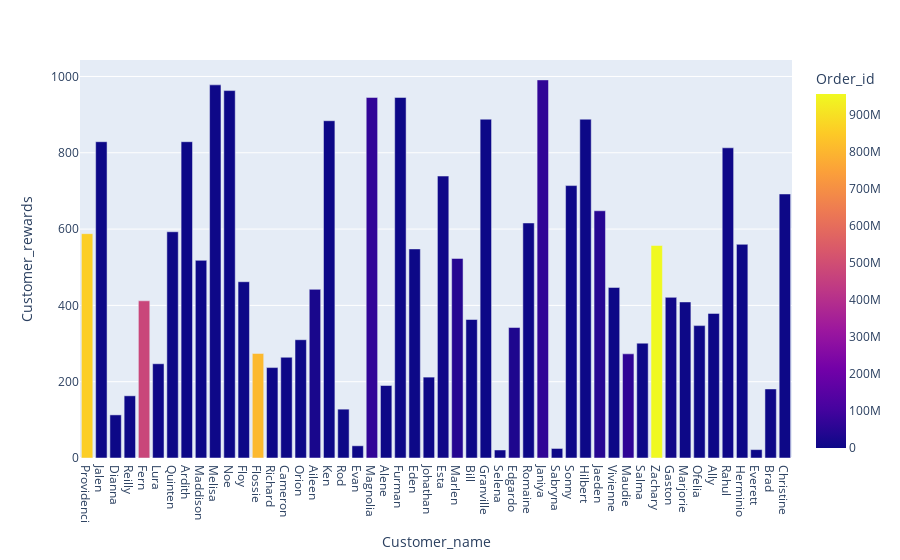

Source (notebook cell):
### Code cell
fig = px.bar(A, x='Customer_name', y='Customer_rewards', color='Order_id',)
fig.show()

### Figure 1 — Plotly figure (JSON) as saved in the notebook; plotly's stock layout.template omitted (floating-point values rounded to 4 significant figures)
{"data": [{"alignmentgroup": "True", "hovertemplate": "Customer_name=%{x}<br>Customer_rewards=%{y}<br>Order_id=%{marker.color}<extra></extra>", "legendgroup": "", "marker": {"color": [857950116, 8, 3, 824, 473133507, 42, 37984, 0, 4276, 2775360, 77, 129529, 806453521, 81897, 5, 6, 22898270, 9, 67, 4, 68581446, 725, 1362, 7851, 91, 6043504, 44543360, 7, 731, 3498208, 31904783, 222, 67359604, 98573, 76449, 766028, 46442287, 60219, 60826736, 8325, 955084872, 9849873, 17, 6502, 7398, 3897904, 53805, 68456, 4589, 69002], "coloraxis": "coloraxis", "pattern": {"shape": ""}}, "name": "", "offsetgroup": "", "orientation": "v", "showlegend": false, "textposition": "auto", "type": "bar", "x": ["Providenci", "Jalen", "Dianna", "Reilly", "Fern", "Lura", "Quinten", "Ardith", "Maddison", "Melisa", "Noe", "Floy", "Flossie", "Richard", "Cameron", "Orion", "Aileen", "Ken", "Rod", "Evan", "Magnolia", "Alene", "Furman", "Eden", "Johathan", "Esta", "Marlen", "Bill", "Granville", "Selena", "Edgardo", "Romaine", "Janiya", "Sabryna", "Sonny", "Hilbert", "Jaeden", "Vivienne", "Maudie", "Salma", "Zachary", "Gaston", "Marjorie", "Ofelia", "Ally", "Rahul", "Herminio", "Everett", "Brad", "Christine"], "xaxis": "x", "y": [588, 829, 113, 163, 412, 247, 593, 829, 518, 978, 963, 462, 274, 237, 264, 310, 442, 884, 128, 32, 945, 190, 945, 548, 212, 739, 523, 363, 888, 21, 342, 616, 991, 25, 714, 888, 648, 447, 273, 301, 557, 421, 409, 347, 379, 813, 560, 22, 181, 692], "yaxis": "y"}], "layout": {"barmode": "relative", "coloraxis": {"colorbar": {"title": {"text": "Order_id"}}, "colorscale": [[0, "#0d0887"], [0.1111, "#46039f"], [0.2222, "#7201a8"], [0.3333, "#9c179e"], [0.4444, "#bd3786"], [0.5556, "#d8576b"], [0.6667, "#ed7953"], [0.7778, "#fb9f3a"], [0.8889, "#fdca26"], [1, "#f0f921"]]}, "legend": {"tracegroupgap": 0}, "margin": {"t": 60}, "xaxis": {"anchor": "y", "domain": [0, 1], "title": {"text": "Customer_name"}}, "yaxis": {"anchor": "x", "domain": [0, 1], "title": {"text": "Customer_rewards"}}}}
